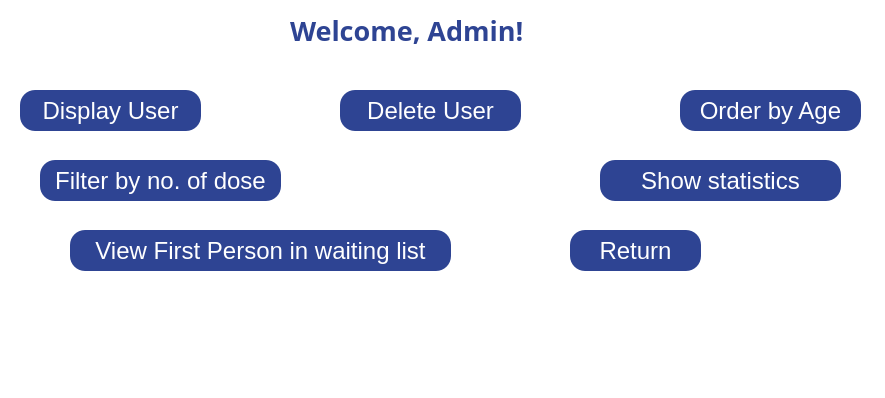
<?xml version="1.0" encoding="UTF-8"?>
<ui version="4.0">
 <class>AdminPage</class>
 <widget class="QWidget" name="AdminPage">
  <property name="geometry">
   <rect>
    <x>0</x>
    <y>0</y>
    <width>885</width>
    <height>398</height>
   </rect>
  </property>
  <property name="palette">
   <palette>
    <active>
     <colorrole role="Button">
      <brush brushstyle="SolidPattern">
       <color alpha="255">
        <red>255</red>
        <green>255</green>
        <blue>255</blue>
       </color>
      </brush>
     </colorrole>
     <colorrole role="Base">
      <brush brushstyle="SolidPattern">
       <color alpha="255">
        <red>255</red>
        <green>255</green>
        <blue>255</blue>
       </color>
      </brush>
     </colorrole>
     <colorrole role="Window">
      <brush brushstyle="SolidPattern">
       <color alpha="255">
        <red>255</red>
        <green>255</green>
        <blue>255</blue>
       </color>
      </brush>
     </colorrole>
    </active>
    <inactive>
     <colorrole role="Button">
      <brush brushstyle="SolidPattern">
       <color alpha="255">
        <red>255</red>
        <green>255</green>
        <blue>255</blue>
       </color>
      </brush>
     </colorrole>
     <colorrole role="Base">
      <brush brushstyle="SolidPattern">
       <color alpha="255">
        <red>255</red>
        <green>255</green>
        <blue>255</blue>
       </color>
      </brush>
     </colorrole>
     <colorrole role="Window">
      <brush brushstyle="SolidPattern">
       <color alpha="255">
        <red>255</red>
        <green>255</green>
        <blue>255</blue>
       </color>
      </brush>
     </colorrole>
    </inactive>
    <disabled>
     <colorrole role="Button">
      <brush brushstyle="SolidPattern">
       <color alpha="255">
        <red>255</red>
        <green>255</green>
        <blue>255</blue>
       </color>
      </brush>
     </colorrole>
     <colorrole role="Base">
      <brush brushstyle="SolidPattern">
       <color alpha="255">
        <red>255</red>
        <green>255</green>
        <blue>255</blue>
       </color>
      </brush>
     </colorrole>
     <colorrole role="Window">
      <brush brushstyle="SolidPattern">
       <color alpha="255">
        <red>255</red>
        <green>255</green>
        <blue>255</blue>
       </color>
      </brush>
     </colorrole>
    </disabled>
   </palette>
  </property>
  <property name="windowTitle">
   <string>Form</string>
  </property>
  <property name="styleSheet">
   <string notr="true">background-color: rgb(255, 255, 255);</string>
  </property>
  <widget class="QLabel" name="label">
   <property name="geometry">
    <rect>
     <x>290</x>
     <y>10</y>
     <width>261</width>
     <height>41</height>
    </rect>
   </property>
   <property name="font">
    <font>
     <family>Arial Black</family>
     <pointsize>20</pointsize>
     <bold>true</bold>
    </font>
   </property>
   <property name="styleSheet">
    <string notr="true">color: rgb(46, 68, 147);</string>
   </property>
   <property name="text">
    <string>Welcome, Admin!</string>
   </property>
  </widget>
  <widget class="QPushButton" name="DeleteUser">
   <property name="geometry">
    <rect>
     <x>340</x>
     <y>90</y>
     <width>181</width>
     <height>41</height>
    </rect>
   </property>
   <property name="font">
    <font>
     <family>Arial</family>
     <pointsize>18</pointsize>
    </font>
   </property>
   <property name="styleSheet">
    <string notr="true">background-color: rgb(46, 68, 147);
color: rgb(255, 255, 255);
border-radius: 15px;border-width: 2px;</string>
   </property>
   <property name="text">
    <string>Delete User</string>
   </property>
  </widget>
  <widget class="QPushButton" name="OrderByAge">
   <property name="geometry">
    <rect>
     <x>680</x>
     <y>90</y>
     <width>181</width>
     <height>41</height>
    </rect>
   </property>
   <property name="font">
    <font>
     <family>Arial</family>
     <pointsize>18</pointsize>
    </font>
   </property>
   <property name="styleSheet">
    <string notr="true">background-color: rgb(46, 68, 147);
color: rgb(255, 255, 255);
border-radius: 15px;border-width: 2px;</string>
   </property>
   <property name="text">
    <string>Order by Age</string>
   </property>
  </widget>
  <widget class="QPushButton" name="FilterDoses">
   <property name="geometry">
    <rect>
     <x>40</x>
     <y>160</y>
     <width>241</width>
     <height>41</height>
    </rect>
   </property>
   <property name="font">
    <font>
     <family>Arial</family>
     <pointsize>18</pointsize>
    </font>
   </property>
   <property name="styleSheet">
    <string notr="true">background-color: rgb(46, 68, 147);
color: rgb(255, 255, 255);
border-radius: 15px;border-width: 2px;</string>
   </property>
   <property name="text">
    <string>Filter by no. of dose</string>
   </property>
  </widget>
  <widget class="QPushButton" name="ShowStat">
   <property name="geometry">
    <rect>
     <x>600</x>
     <y>160</y>
     <width>241</width>
     <height>41</height>
    </rect>
   </property>
   <property name="font">
    <font>
     <family>Arial</family>
     <pointsize>18</pointsize>
    </font>
   </property>
   <property name="styleSheet">
    <string notr="true">background-color: rgb(46, 68, 147);
color: rgb(255, 255, 255);
border-radius: 15px;border-width: 2px;</string>
   </property>
   <property name="text">
    <string>Show statistics</string>
   </property>
  </widget>
  <widget class="QPushButton" name="viewWaitingList">
   <property name="geometry">
    <rect>
     <x>70</x>
     <y>230</y>
     <width>381</width>
     <height>41</height>
    </rect>
   </property>
   <property name="font">
    <font>
     <family>Arial</family>
     <pointsize>18</pointsize>
    </font>
   </property>
   <property name="styleSheet">
    <string notr="true">background-color: rgb(46, 68, 147);
color: rgb(255, 255, 255);
border-radius: 15px;border-width: 2px;</string>
   </property>
   <property name="text">
    <string>View First Person in waiting list</string>
   </property>
  </widget>
  <widget class="QLabel" name="label_2">
   <property name="geometry">
    <rect>
     <x>220</x>
     <y>309</y>
     <width>431</width>
     <height>41</height>
    </rect>
   </property>
   <property name="font">
    <font>
     <family>Arial</family>
     <pointsize>16</pointsize>
     <bold>true</bold>
    </font>
   </property>
   <property name="styleSheet">
    <string notr="true">color: rgb(46, 68, 147);</string>
   </property>
   <property name="text">
    <string/>
   </property>
  </widget>
  <widget class="QPushButton" name="DisplayUser">
   <property name="geometry">
    <rect>
     <x>20</x>
     <y>90</y>
     <width>181</width>
     <height>41</height>
    </rect>
   </property>
   <property name="font">
    <font>
     <family>Arial</family>
     <pointsize>18</pointsize>
    </font>
   </property>
   <property name="styleSheet">
    <string notr="true">background-color: rgb(46, 68, 147);
color: rgb(255, 255, 255);
border-radius: 15px;border-width: 2px;</string>
   </property>
   <property name="text">
    <string>Display User</string>
   </property>
  </widget>
  <widget class="QPushButton" name="Return">
   <property name="geometry">
    <rect>
     <x>570</x>
     <y>230</y>
     <width>131</width>
     <height>41</height>
    </rect>
   </property>
   <property name="font">
    <font>
     <family>Arial</family>
     <pointsize>18</pointsize>
    </font>
   </property>
   <property name="styleSheet">
    <string notr="true">background-color: rgb(46, 68, 147);
color: rgb(255, 255, 255);
border-radius: 15px;border-width: 2px;</string>
   </property>
   <property name="text">
    <string>Return</string>
   </property>
  </widget>
 </widget>
 <resources/>
 <connections/>
</ui>
